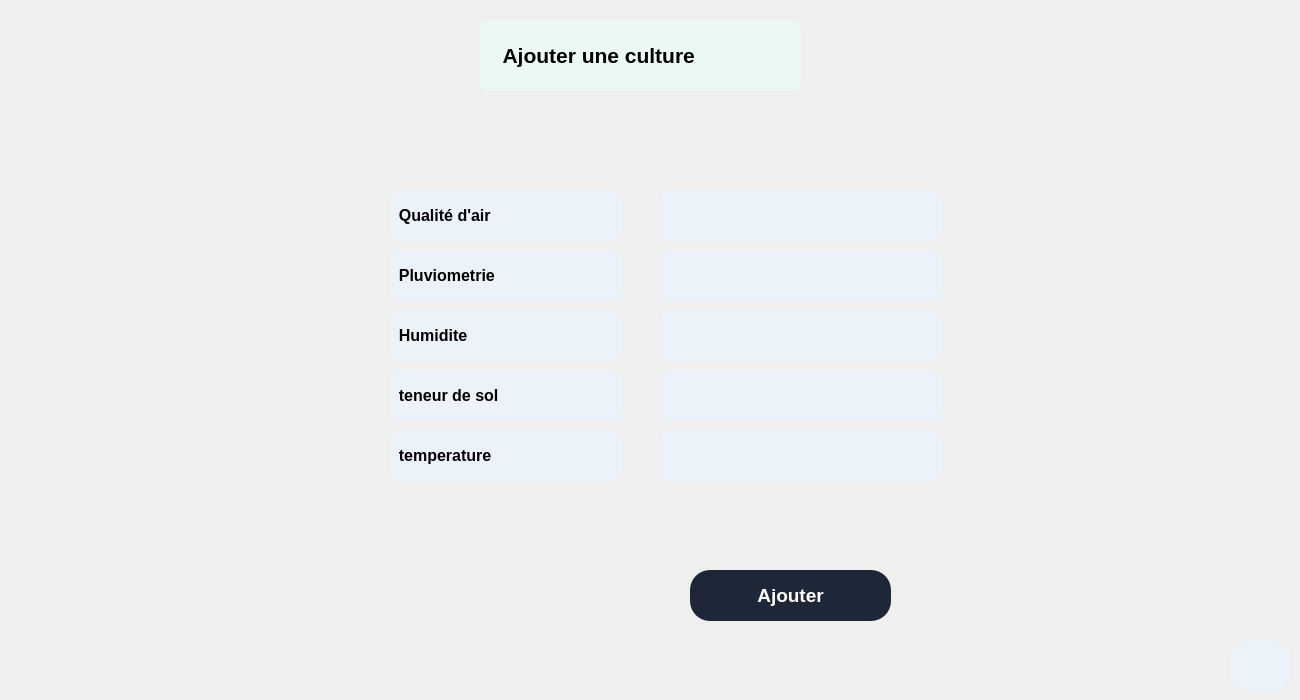
       <widget class="QWidget" name="ajoutCulturesPage_2">
        <widget class="QLabel" name="label_36">
         <property name="geometry">
          <rect>
           <x>480</x>
           <y>20</y>
           <width>321</width>
           <height>71</height>
          </rect>
         </property>
         <property name="font">
          <font>
           <pointsize>16</pointsize>
           <weight>75</weight>
           <bold>true</bold>
          </font>
         </property>
         <property name="styleSheet">
          <string notr="true">QLabel{
background: #ecf8f6;
color: black;
border-radius: 10px;
}</string>
         </property>
         <property name="text">
          <string>    Ajouter une culture</string>
         </property>
        </widget>
        <widget class="QLabel" name="label_37">
         <property name="geometry">
          <rect>
           <x>390</x>
           <y>190</y>
           <width>231</width>
           <height>51</height>
          </rect>
         </property>
         <property name="font">
          <font>
           <pointsize>12</pointsize>
           <weight>75</weight>
           <bold>true</bold>
          </font>
         </property>
         <property name="styleSheet">
          <string notr="true">QLabel{
background: #EBF2FA;
color: black;
border-radius: 10px;
}</string>
         </property>
         <property name="text">
          <string>  Qualité d'air</string>
         </property>
        </widget>
        <widget class="QLineEdit" name="lineEdit_21">
         <property name="geometry">
          <rect>
           <x>660</x>
           <y>190</y>
           <width>281</width>
           <height>51</height>
          </rect>
         </property>
         <property name="font">
          <font>
           <pointsize>10</pointsize>
          </font>
         </property>
         <property name="styleSheet">
          <string notr="true">QLineEdit{
background: #EBF2FA;
color: black;
border-radius: 10px;
}</string>
         </property>
        </widget>
        <widget class="QLabel" name="label_38">
         <property name="geometry">
          <rect>
           <x>390</x>
           <y>250</y>
           <width>231</width>
           <height>51</height>
          </rect>
         </property>
         <property name="font">
          <font>
           <pointsize>12</pointsize>
           <weight>75</weight>
           <bold>true</bold>
          </font>
         </property>
         <property name="styleSheet">
          <string notr="true">QLabel{
background: #EBF2FA;
color: black;
border-radius: 10px;
}</string>
         </property>
         <property name="text">
          <string>  Pluviometrie</string>
         </property>
        </widget>
        <widget class="QLineEdit" name="lineEdit_22">
         <property name="geometry">
          <rect>
           <x>660</x>
           <y>250</y>
           <width>281</width>
           <height>51</height>
          </rect>
         </property>
         <property name="font">
          <font>
           <pointsize>10</pointsize>
          </font>
         </property>
         <property name="styleSheet">
          <string notr="true">QLineEdit{
background: #EBF2FA;
color: black;
border-radius: 10px;
}</string>
         </property>
        </widget>
        <widget class="QLabel" name="label_39">
         <property name="geometry">
          <rect>
           <x>390</x>
           <y>310</y>
           <width>231</width>
           <height>51</height>
          </rect>
         </property>
         <property name="font">
          <font>
           <pointsize>12</pointsize>
           <weight>75</weight>
           <bold>true</bold>
          </font>
         </property>
         <property name="styleSheet">
          <string notr="true">QLabel{
background: #EBF2FA;
color: black;
border-radius: 10px;
}</string>
         </property>
         <property name="text">
          <string>  Humidite</string>
         </property>
        </widget>
        <widget class="QLineEdit" name="lineEdit_23">
         <property name="geometry">
          <rect>
           <x>660</x>
           <y>310</y>
           <width>281</width>
           <height>51</height>
          </rect>
         </property>
         <property name="font">
          <font>
           <pointsize>10</pointsize>
          </font>
         </property>
         <property name="styleSheet">
          <string notr="true">QLineEdit{
background: #EBF2FA;
color: black;
border-radius: 10px;
}</string>
         </property>
        </widget>
        <widget class="QLineEdit" name="lineEdit_24">
         <property name="geometry">
          <rect>
           <x>660</x>
           <y>370</y>
           <width>281</width>
           <height>51</height>
          </rect>
         </property>
         <property name="font">
          <font>
           <pointsize>10</pointsize>
          </font>
         </property>
         <property name="styleSheet">
          <string notr="true">QLineEdit{
background: #EBF2FA;
color: black;
border-radius: 10px;
}</string>
         </property>
        </widget>
        <widget class="QLabel" name="label_40">
         <property name="geometry">
          <rect>
           <x>390</x>
           <y>370</y>
           <width>231</width>
           <height>51</height>
          </rect>
         </property>
         <property name="font">
          <font>
           <pointsize>12</pointsize>
           <weight>75</weight>
           <bold>true</bold>
          </font>
         </property>
         <property name="styleSheet">
          <string notr="true">QLabel{
background: #EBF2FA;
color: black;
border-radius: 10px;
}</string>
         </property>
         <property name="text">
          <string>  teneur de sol</string>
         </property>
        </widget>
        <widget class="QLineEdit" name="lineEdit_25">
         <property name="geometry">
          <rect>
           <x>660</x>
           <y>430</y>
           <width>281</width>
           <height>51</height>
          </rect>
         </property>
         <property name="font">
          <font>
           <pointsize>10</pointsize>
          </font>
         </property>
         <property name="styleSheet">
          <string notr="true">QLineEdit{
background: #EBF2FA;
color: black;
border-radius: 10px;
}</string>
         </property>
        </widget>
        <widget class="QLabel" name="label_41">
         <property name="geometry">
          <rect>
           <x>390</x>
           <y>430</y>
           <width>231</width>
           <height>51</height>
          </rect>
         </property>
         <property name="font">
          <font>
           <pointsize>12</pointsize>
           <weight>75</weight>
           <bold>true</bold>
          </font>
         </property>
         <property name="styleSheet">
          <string notr="true">QLabel{
background: #EBF2FA;
color: black;
border-radius: 10px;
}</string>
         </property>
         <property name="text">
          <string>  temperature</string>
         </property>
        </widget>
        <widget class="QPushButton" name="addCultBtn_3">
         <property name="geometry">
          <rect>
           <x>690</x>
           <y>570</y>
           <width>201</width>
           <height>51</height>
          </rect>
         </property>
         <property name="font">
          <font>
           <pointsize>14</pointsize>
           <weight>75</weight>
           <bold>true</bold>
          </font>
         </property>
         <property name="styleSheet">
          <string notr="true">QPushButton{
background: #1E2737;
color: white;
border-radius: 20px;
}  
QPushButton:hover
{
color: white;
background: #0FAC71;
}  </string>
         </property>
         <property name="text">
          <string>Ajouter</string>
         </property>
        </widget>
        <widget class="QPushButton" name="backMenuIrr_11">
         <property name="geometry">
          <rect>
           <x>1230</x>
           <y>640</y>
           <width>61</width>
           <height>51</height>
          </rect>
         </property>
         <property name="font">
          <font>
           <pointsize>14</pointsize>
           <weight>75</weight>
           <bold>true</bold>
          </font>
         </property>
         <property name="styleSheet">
          <string notr="true">QPushButton{
background: #EBF2FA;
color: black;
border-radius: 20px;
}  
QPushButton:hover
{
color: white;
background: #0FAC71;
} </string>
         </property>
         <property name="text">
          <string/>
         </property>
         <property name="icon">
          <iconset resource="icon.qrc">
           <normaloff>:/icons/icon/log-out.svg</normaloff>:/icons/icon/log-out.svg</iconset>
         </property>
         <property name="iconSize">
          <size>
           <width>30</width>
           <height>30</height>
          </size>
         </property>
        </widget>
       </widget>
